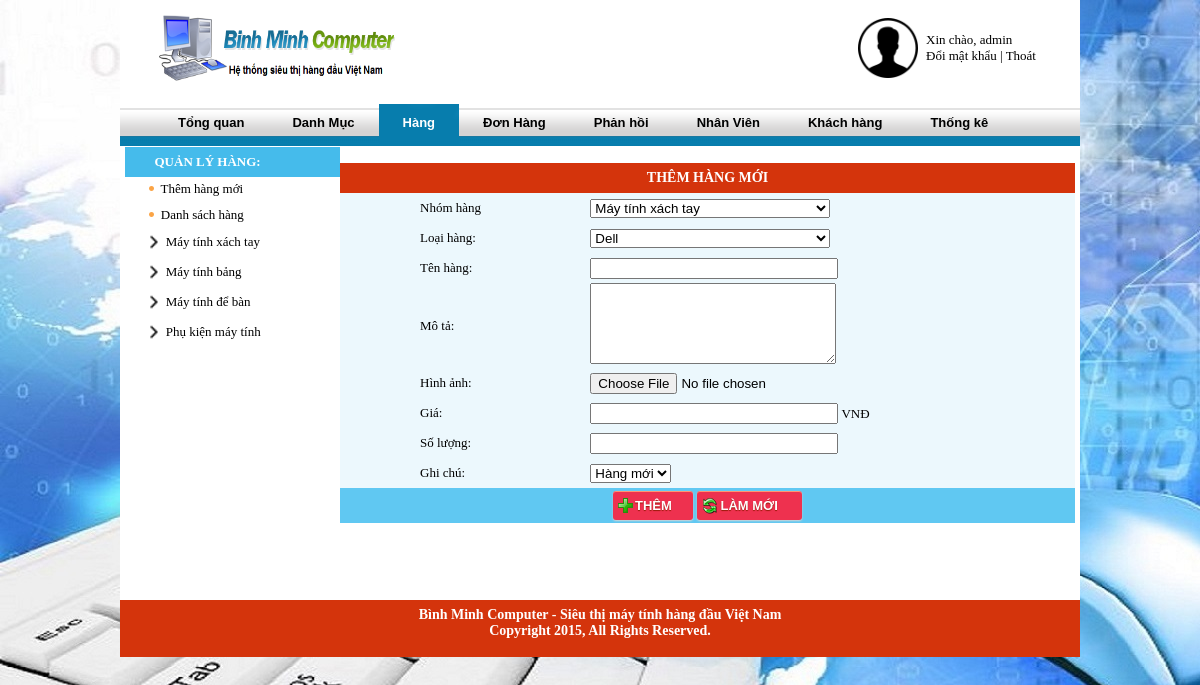
/admin/?m=hang&page=them-hang (signed in), run on the app's committed database.
### tables this page shows
CREATE TABLE IF NOT EXISTS `nhomhang` (
  `id_nhom` int(10) NOT NULL,
  `tennhom` varchar(255) NOT NULL,
  PRIMARY KEY (`id_nhom`)
);

### admin/include/them-hang.php (the view, shortened to what this page needs)
<?php
	function print_option($sql)
	{
		$kq=mysql_query($sql);
		while ($r=mysql_fetch_array($kq))
			echo "<option value=$r[0]> $r[1] </option>";
	}
?>
<br />
<table width="735" border="0" cellspacing="0" cellpadding="0">
 <tr>
    <td colspan="2" class="tieude" align="center">THÊM HÀNG MỚI</td>
  </tr>
<form method="post" enctype="multipart/form-data" onsubmit="return themhang(loaisp.value,tensp.value,mota.value,hinh.value,gia.value,soluong.value);" name="forminsert">
  <tr class=noidung>
	<td style="padding-left:80px" height="30">Nhóm hàng</td>
	<td>
	<select name="nhomsp" onChange="comboChange(this.value)" style="width:240px;">
			<?php print_option("select id_nhom,tennhom from nhomhang"); ?>
	</select>
	</td>
	</tr>
  <tr class=noidung>
    <td width="200" style="padding-left:80px" height="30">Loại hàng:</td>
    <td width="535">
			<div id=loaisanpham>
			<select name="loaisp" style="width:240px;" id='loaisp'>
				<?php print_option("select id_loai,tenloaisp from loaihang order by id_nhom ASC"); ?>
			</select>
			</div>
    </td>
  </tr>
  <tr class=noidung>
    <td style="padding-left:80px" height="30">Tên hàng:</td>
    <td><input type="text" name="tensp" style="width:240px" value="<?php echo "$tensp"; ?>"></td>
  </tr>
  <tr class=noidung>
    <td style="padding-left:80px" height="30">Mô tả:</td>
    <td><textarea id="mota" name="mota" cols="27" rows="5"  style="width:240px"></textarea> </td>
  </tr>
  <tr class=noidung>
    <td style="padding-left:80px" height="30">Hình ảnh:</td>
    <td><input name="hinh" type="file" size="30"></td>
  </tr>
  <tr class=noidung>
    <td style="padding-left:80px" height="30">Giá:</td>
    <td><input name="gia" type="text" maxlength="20" style="width:240px" value="<?php echo "$gia"; ?>" onkeyup="valid(this,'numbers')" onblur="valid(this,'numbers')"> VNĐ</td>
  </tr>
  <tr class=noidung>
    <td style="padding-left:80px" height="30">Số lượng:</td>
    <td><input name="soluong" type="text" maxlength="20" style="width:240px" value="<?php echo "$soluong"; ?>" onkeyup="valid(this,'numbers')" onblur="valid(this,'numbers')"></td>
  </tr>
  <tr class=noidung>
    <td style="padding-left:80px" height="30">Ghi chú:</td>
    <td>
    <select name="ghichu" style="width:240x" >
  	<option value="new">Hàng mới</option>
    </select>
    </td>
  </tr>
  <tr class=dau>
  	<td align="center" colspan="2" height="35">
		<input class="button add" type="submit" value="Thêm">
		<input class="button refresh" type="reset" value="Làm mới">
    </td>
  </tr>
  </form>
</table>

### admin/include/menu-tree.php (shortened to what this page needs)
<table border="0" cellpadding="0" cellspacing="0">
<?php
	$sql=mysql_query("select * from nhomhang");
	$i=1;
	while($r=mysql_fetch_array($sql))
	{
		$tennhom=$r["tennhom"];$id_nhom=$r["id_nhom"];
		echo "<tr><td>
		<div style=\"padding-left:20px;\">
		<table border=0 cellspacing=0 cellpadding=0 >
		<tr><td height=30px width=100%>
		<a onclick=\"danhmuc($i);\"> </a>
		<img src=\"../admin/img/file_uf.gif\" style=\"margin: -6px -1px\" width=20 height=20 />
		<a style=\"color:#000000\" onclick='danhmuc($i);' onMouseOver=\"style.color='#0099CC'\" onMouseOut=\"style.color='#000000'\">$tennhom</a>
		</td></tr>
		</table>
		</div>";
		echo "</td></tr>";
		$i++;
	}
?>
</table>

### admin/css/main.css (style rules this page uses)
body { background-repeat: repeat-y; margin-left: 0px; margin-top: 0px; margin-right: 0px; margin-bottom: 0px; text-align: center; font-family:Tahoma; font-size:13px; background:url('/admin/img/bg.jpg'); background-attachment: fixed; }
.button { border:none!important; border-style: None; text-decoration: none; min-width: 80px; height: 29px; text-align: center; font: bold 13px arial; background: #EE314F!important; color: #ffffff; border-radius: 3px; -moz-border-radius: 3px; -khtml-border-radius: 3px; -webkit-border-radius: 3px; -moz-box-shadow: 0px 3px 0px #ae0c25; -webkit-box-shadow: 0px 3px 0px #ae0c25; cursor:pointer; text-transform: uppercase; }
.button { border-color: #d1371c #d1371c #9f220d; text-shadow: 0 1px 1px #961a07; box-shadow: 0 1px 2px #d6d6d6, inset 0 1px 0 #ff9573; }
input.button.add { background-position: 5px 7px!important; background-image: url(../img/add.png)!important; background-repeat: no-repeat!important; }
input.button.refresh { background-position: 5px 7px!important; background-image: url(../img/refresh.png)!important; background-repeat: no-repeat!important; width:105px; }
.tieude { color:#FFFFFF; font-family:Tahoma; font-size: 14px; font-weight:bold; background-color:#d4340c;height:30px; }
tr.noidung { background: none repeat scroll 0% 0% #ECF8FD; border-top: 1px solid #FFF; height:30px; }
tr.dau { height:30px; background: none repeat scroll 0% 0% #60C8F2; font-weight: bold; }

### data on the page
nhomhang: tennhom "Máy tính xách tay"
nhomhang: tennhom "Máy tính bảng"
nhomhang: tennhom "Máy tính để bàn"
nhomhang: tennhom "Phụ kiện máy tính"

### other printed values
$_SESSION['useradmin'] "admin"
form field nhomsp "Máy tính xách tay"
form field loaisp "Dell"
